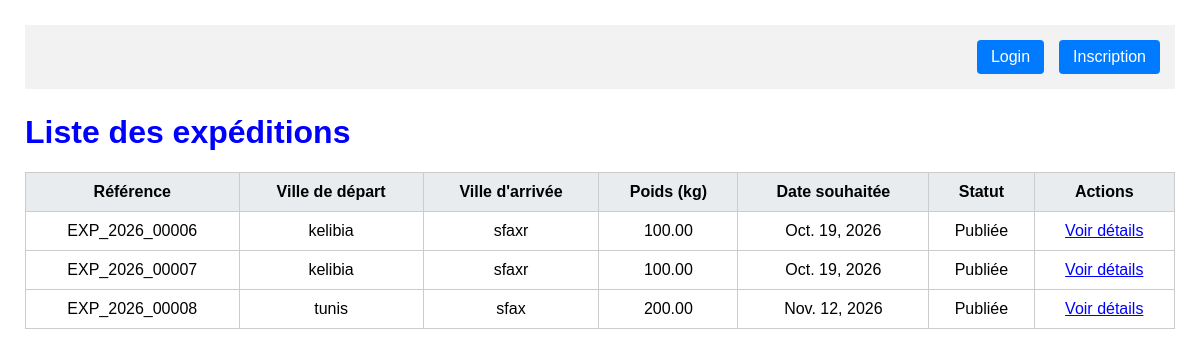
/expeditions/list/, run on an earlier commit of the app's database.
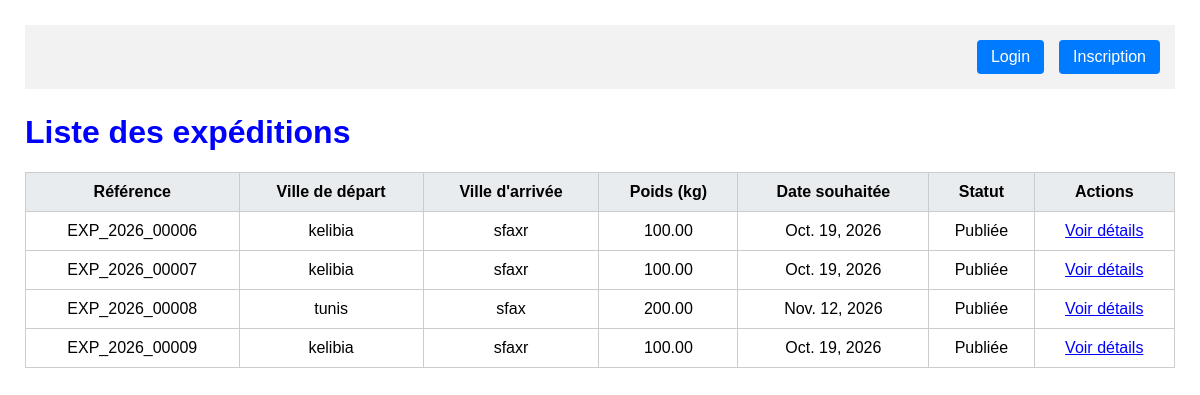
And on a later commit of the database.
### Exception_App/models.py (models this page shows, shortened)
class Exception(models.Model):
    reference = models.CharField(max_length=20, unique=True, blank=True)
    ville_depart = models.CharField(max_length=100)
    ville_arrivee = models.CharField(max_length=100)
    poids_kg = models.DecimalField(
        max_digits=10,
        decimal_places=2,
        validators=[MinValueValidator(0.01)]
    )
    date_souhaitee = models.DateField()
    description = models.TextField()
    statut = models.CharField(
        max_length=20,
        choices=[
            ('publiee', 'Publiée'),
            ('attribuee', 'Attribuée'),
            ('en_cours', 'En cours'),
            ('livree', 'Livrée'),
            ('annulee', 'Annulée')
        ],
        default='publiee'
    )
    created_at = models.DateTimeField(auto_now_add=True)
    updated_at = models.DateTimeField(auto_now=True)
    entreprise = models.ForeignKey('Entreprise_App.Entreprise', on_delete=models.CASCADE, related_name='exceptions', null=True)

### Exception_App/views.py (the view)
# urls.py: path('list/',listExpeditions,name="list"),
def listExpeditions(request):
    list =Exception.objects.all()
    return render(request,'expedition/list.html',{"liste":list})

### templates/expedition/list.html (shortened to what this page needs)
<!DOCTYPE html>
<html lang="fr">
<head>
</head>
<body>
    <nav class="custom-navbar">
        <div class="nav-links">
            {% if user.is_authenticated %}
                <span class="nav-user">
                    Bonjour, {{ user.username }}
                </span>
                <a href="{% url 'entreprise:profil' %}" class="nav-btn">
                    Mon profil
                </a>
                <form method="post"
                      action="{% url 'Logout' %}"
                      style="margin:0; display:inline;">
                    {% csrf_token %}
                    <button type="submit" class="nav-btn">
                        Logout
                    </button>
                </form>
            {% else %}
                <a href="{% url 'Login' %}" class="nav-btn">
                    Login
                </a>
                <a href="{% url 'Inscription' %}" class="nav-btn">
                    Inscription
                </a>
            {% endif %}
        </div>
    </nav>
    <h1 style="color: blue;">
        Liste des expéditions
    </h1>
    <table>
        <thead>
            <tr>
                <th>Référence</th>
                <th>Ville de départ</th>
                <th>Ville d'arrivée</th>
                <th>Poids (kg)</th>
                <th>Date souhaitée</th>
                <th>Statut</th>
                <th>Actions</th>
            </tr>
        </thead>
        <tbody>
            {% for expedition in liste %}
                <tr>
                    <td>
                        {{ expedition.reference }}
                    </td>
                    <td>
                        {{ expedition.ville_depart }}
                    </td>
                    <td>
                        {{ expedition.ville_arrivee }}
                    </td>
                    <td>
                        {{ expedition.poids_kg }}
                    </td>
                    <td>
                        {{ expedition.date_souhaitee }}
                    </td>
                    <td>
                        {{ expedition.get_statut_display }}
                    </td>
                    <td>
                        <a href="{% url 'expedition:expedition_details_class' expedition.pk %}"
                           class="details">
                            Voir détails
                        </a>
                    </td>
                </tr>
            {% empty %}
                <tr>
                    <td colspan="7" class="empty-message">
                        Aucune expédition disponible.
                    </td>
                </tr>
            {% endfor %}
        </tbody>
    </table>
</body>
</html>

What changed in the data, as far as the page shows it:
added Exception: reference "EXP_2026_00009", ville_depart "kelibia", ville_arrivee "sfaxr", poids_kg "100.00", date_souhaitee "Oct. 19, 2026", statut "Publiée"
